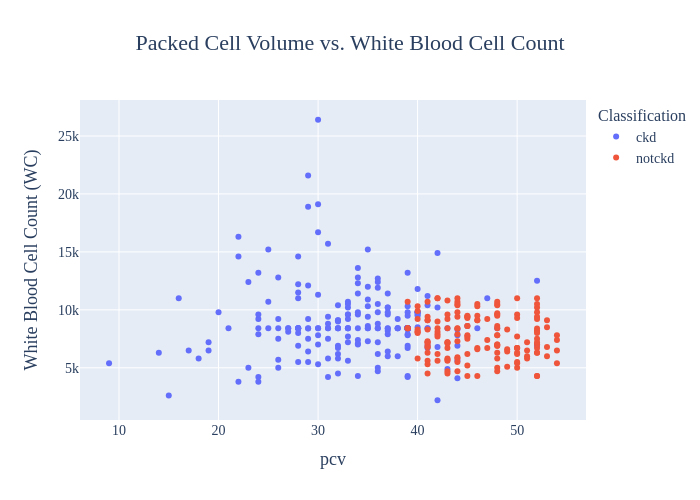

The code cell stored with this chart in its notebook:
### Code cell
fig = px.scatter(
    df_kd,
    x='pcv',
    y='wc',
    color='classification',
    title='Packed Cell Volume vs. White Blood Cell Count',
    labels={
        'hemo': 'Packed Cell Volume (PCV)',
        'wc': 'White Blood Cell Count (WC)',
        'classification': 'Classification'
    },
    width=700,      # Narrower figure
    height=500
)

fig.update_layout(
    font=dict(
        family='Times New Roman',
        size=14
    ),
    title=dict(
        font=dict(size=22),
        x=0.5,          # Center the title
        xanchor='center'
    ),
    xaxis_title_font=dict(size=18),
    yaxis_title_font=dict(size=18),
    legend_title_font=dict(size=16),
    legend_font=dict(size=14)
)

fig.update_xaxes(tickfont=dict(size=14))
fig.update_yaxes(tickfont=dict(size=14))

fig.show()

### Figure 1 — Plotly figure (JSON) as saved in the notebook; plotly's stock layout.template omitted (floating-point values rounded to 4 significant figures; data arrays with more than 128 entries replaced by an {"elided": "..."} marker saying what was removed)
{"data": [{"hovertemplate": "Classification=ckd<br>pcv=%{x}<br>White Blood Cell Count (WC)=%{y}<extra></extra>", "legendgroup": "ckd", "marker": {"color": "#636efa", "symbol": "circle"}, "mode": "markers", "name": "ckd", "orientation": "v", "showlegend": true, "type": "scatter", "x": {"elided": "250 int values"}, "xaxis": "x", "y": {"elided": "250 int values"}, "yaxis": "y"}, {"hovertemplate": "Classification=notckd<br>pcv=%{x}<br>White Blood Cell Count (WC)=%{y}<extra></extra>", "legendgroup": "notckd", "marker": {"color": "#EF553B", "symbol": "circle"}, "mode": "markers", "name": "notckd", "orientation": "v", "showlegend": true, "type": "scatter", "x": {"elided": "150 int values"}, "xaxis": "x", "y": {"elided": "150 int values"}, "yaxis": "y"}], "layout": {"font": {"family": "Times New Roman", "size": 14}, "height": 500, "legend": {"font": {"size": 14}, "title": {"font": {"size": 16}, "text": "Classification"}, "tracegroupgap": 0}, "title": {"font": {"size": 22}, "text": "Packed Cell Volume vs. White Blood Cell Count", "x": 0.5, "xanchor": "center"}, "width": 700, "xaxis": {"anchor": "y", "autorange": true, "domain": [0, 1], "range": [6.081, 56.92], "tickfont": {"size": 14}, "title": {"font": {"size": 18}, "text": "pcv"}, "type": "linear"}, "yaxis": {"anchor": "x", "autorange": true, "domain": [0, 1], "range": [496.1, 28100.0], "tickfont": {"size": 14}, "title": {"font": {"size": 18}, "text": "White Blood Cell Count (WC)"}, "type": "linear"}}}
